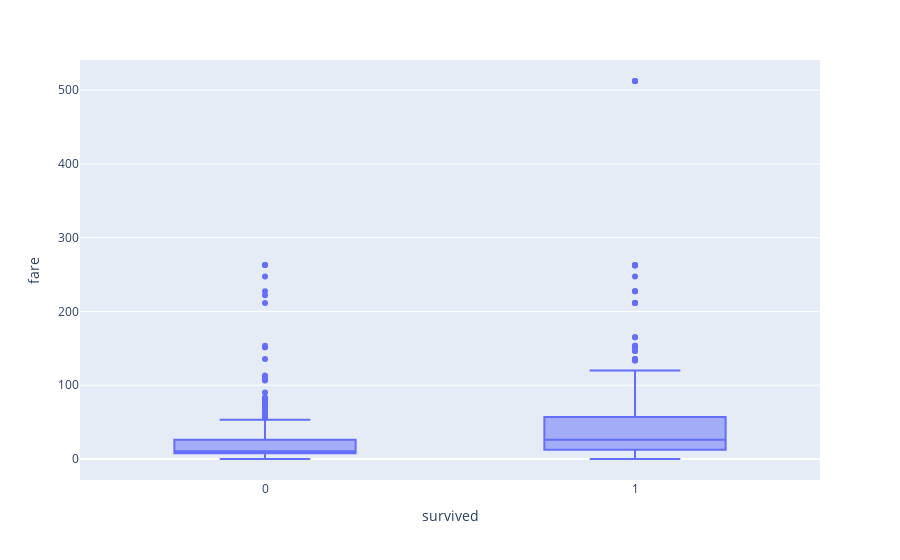

The cell this chart's notebook holds for it:
### Code cell
px.box(df, x="survived", y="fare")

### Figure 1 — Plotly figure (JSON) as saved in the notebook; plotly's stock layout.template omitted (floating-point values rounded to 4 significant figures; data arrays with more than 128 entries replaced by an {"elided": "..."} marker saying what was removed)
{"data": [{"alignmentgroup": "True", "hovertemplate": "survived=%{x}<br>fare=%{y}<extra></extra>", "legendgroup": "", "marker": {"color": "#636efa"}, "name": "", "notched": false, "offsetgroup": "", "orientation": "v", "showlegend": false, "type": "box", "x": {"elided": "891 int values"}, "x0": " ", "xaxis": "x", "y": {"elided": "891 float values"}, "y0": " ", "yaxis": "y"}], "layout": {"boxmode": "group", "legend": {"tracegroupgap": 0}, "margin": {"t": 60}, "xaxis": {"anchor": "y", "domain": [0, 1], "title": {"text": "survived"}}, "yaxis": {"anchor": "x", "domain": [0, 1], "title": {"text": "fare"}}}}
